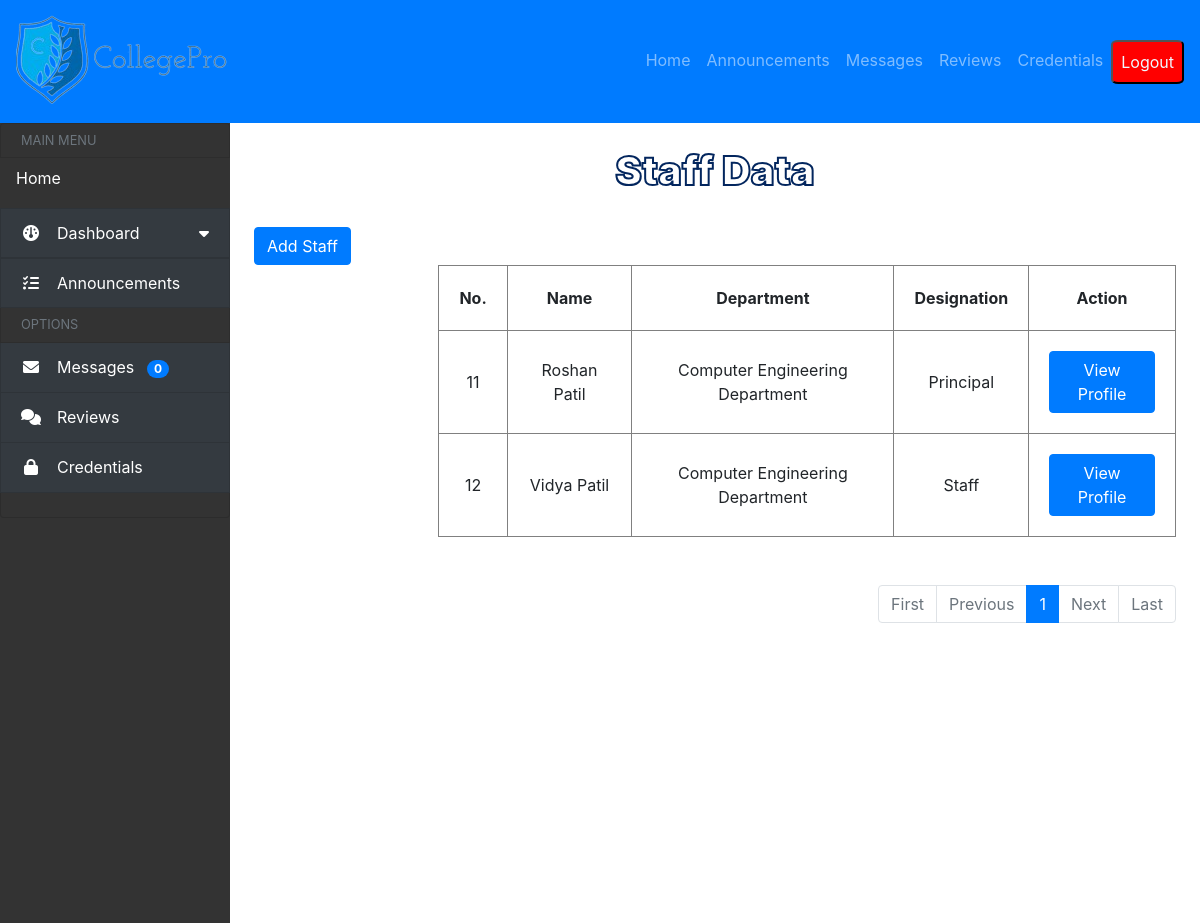
Screenshot of /adminpanel/staff/ (signed in) with the database file from the repository.
### allstaffdatabase/models.py (models this page shows, shortened)
class allstaffdatabase(models.Model):
    DEPARTMENT_CHOICES = [
        ('Principal', "Principal"),
        ('Artificial Intelligence Department', 'Artificial Intelligence Department'),
        ('Information Technology Department', 'Information Technology Department'),
        ('Computer Engineering Department', 'Computer Engineering Department'),
        ('Mechanical Engineering Department', 'Mechanical Engineering Department'),
        ('Electrical Engineering Department', 'Electrical Engineering Department'),
        ('Civil Engineering Department', 'Civil Engineering Department'),
    ]
    photo = models.ImageField(upload_to="uploads/", max_length=1000, null=True)
    name = models.CharField(max_length=2000)
    designation = models.CharField(max_length=2000, default=None)
    department = models.CharField(max_length=200, choices=DEPARTMENT_CHOICES, default=None, null=True)
    aadhar_no = models.CharField(max_length=20)
    addressline = models.TextField(max_length=2000)
    contact = models.CharField(max_length=10, null=True, unique=True)

### CollegeManagement/views.py (the view)
# urls.py: path('adminpanel/staff/', views.staff,name="staff"),
def staff(request):
    if 'admin_user' not in request.session:
        return redirect('loginform')
    staff_list = allstaffdatabase.objects.all().order_by('department')
    paginator = Paginator(staff_list, 10)  # Show 10 students per page.
    page_number = request.GET.get('page')
    staff_obj = paginator.get_page(page_number)
    context = {"staff": staff_obj,'title':'Staff'}
    return render(request,"admin2/staff-data.html",context)

### allmessages/context_processors.py (called while the page is built)
def unread_messages_count(request):
    unread_count = allmessages.objects.filter(read=False).count()
    return {'unread_count': unread_count}

### templates/admin2/staff-data.html (shortened to what this page needs)
{% load static %}
{% include 'admin2/header.html' %}
<div class="col p-4" style="overflow-y: auto;">
    <center>
        <h1 class="main-title">Staff Data</h1>
    </center>
    <br>
    <a href="{% url 'addstaff'%}" class="btn btn-primary">Add Staff</a>
    <table border="all" style="margin-left: 20%;">
        <tr>
            <th>No.</th>
            <th>Name</th>
            <th>Department</th>
            <th>Designation</th>
            <th>Action</th>
        </tr>
        {% if staff|length > 0 %}
        {% for i in staff %}
        <tr>
            <td>{{ forloop.counter0|add:staff.paginator.per_page|add:staff.start_index }}</td>
            <td>{{ i.name }}</td>
            <td>{{ i.department }}</td>
            <td>{{ i.designation }}</td>
            <td><a href="/adminpanel/staff-profile?id={{ i.id }}"><button class="btn btn-primary">View Profile</button></a></td>
        </tr>
        {% endfor %}
        {% else %}
        <tr>
            <td colspan="5">No data found</td>
        </tr>
        {% endif %}
    </table>
    <br><br>
    <nav aria-label="Page navigation example">
        <ul class="pagination justify-content-end">
            {% if staff.has_previous %}
            <li class="page-item">
                <a class="page-link" href="?page=1">First</a>
            </li>
            <li class="page-item">
                <a class="page-link" href="?page={{ staff.previous_page_number }}">Previous</a>
            </li>
            {% else %}
            <li class="page-item disabled">
                <a class="page-link" href="#" tabindex="-1">First</a>
            </li>
            <li class="page-item disabled">
                <a class="page-link" href="#" tabindex="-1">Previous</a>
            </li>
            {% endif %}
            {% for num in staff.paginator.page_range %}
            {% if staff.number == num %}
            <li class="page-item active">
                <a class="page-link" href="#">{{ num }}</a>
            </li>
            {% else %}
            <li class="page-item">
                <a class="page-link" href="?page={{ num }}">{{ num }}</a>
            </li>
            {% endif %}
            {% endfor %}
            {% if staff.has_next %}
            <li class="page-item">
                <a class="page-link" href="?page={{ staff.next_page_number }}">Next</a>
            </li>
            <li class="page-item">
                <a class="page-link" href="?page={{ staff.paginator.num_pages }}">Last</a>
            </li>
            {% else %}
            <li class="page-item disabled">
                <a class="page-link" href="#" tabindex="-1">Next</a>
            </li>
            <li class="page-item disabled">
                <a class="page-link" href="#" tabindex="-1">Last</a>
            </li>
            {% endif %}
        </ul>
    </nav>
</div>
</div>
</body>
</html>

### static/style/style2.css (style rules this page uses)
.main-title { font-weight: 900; color: #fff; -webkit-text-fill-color: #fff; -webkit-text-stroke: 2px #03265e; }

### templates/admin2/staff-data.html (style rules this page uses)
td, th { padding: 20px; text-align: center; }

### rows the page displays
allstaffdatabase: name "Roshan Patil", department "Computer Engineering Department", designation "Principal"
allstaffdatabase: name "Vidya Patil", department "Computer Engineering Department", designation "Staff"

### other values shown
{{ unread_count }} "0"
{{ num }} "1"
